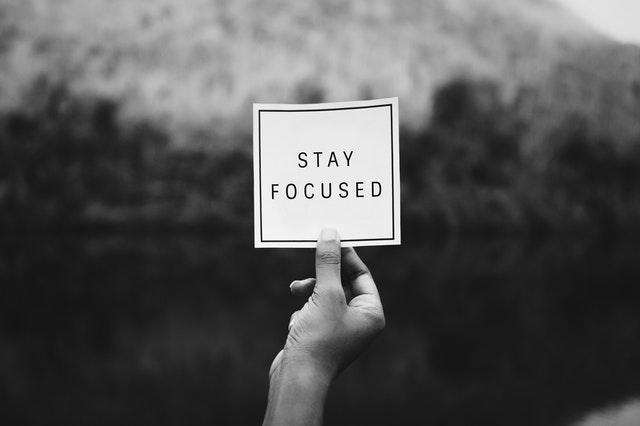
#> input picture all final/test3.jpeg, 640 x 426 px
$ jupyter execute 'Filter(High and Low).ipynb'
#> lines starting #> are read from the running program, lines starting #| are printed output that depends on the picture
[cell 1]
import cv2
import numpy as np
import matplotlib.pyplot as plt

## Low Pass Filter

[cell 2]
def padit(img, filt):
    fils = filt.shape
    return np.pad(img, ((fils[0]//2, fils[0]//2), (fils[1]//2, fils[1]//2), (0,0)), "edge")
#     return np.pad(img, ((1,1),(1,1),(0,0)), "edge")

[cell 3]
def calc(filt, seg):
    return np.sum(filt * seg)

[cell 4]
def filtering(img, filt, scaling_factor):
    dim = img.shape
    fils = filt.shape
    b = fils[0]
    l = fils[1]

    test = np.pad(img, ((b//2, b//2), (l//2, l//2), (0,0)), "edge")
# [4 lines of commented-out code are left out]
    for i in range(dim[0]):
        for j in range(dim[1]):
            for k in range(dim[2]):
                seg = test[i:i+b, j:j+l, k]

                v = np.sum(filt * seg) // scaling_factor

                if v < 0:
                    img[i][j][k] = 0
                elif v > 255:
                    img[i][j][k] = 255
                else:
                    img[i][j][k] = v

    return img

[cell 5]
def switchcolor(img):
    img = np.array(img)
    img[:,:,0],img[:,:,2] = np.array(img[:,:,2]), np.array(img[:,:,0])
    return img

[cell 6]
def savetoimage(data, filename):
    cv2.imwrite(filename, switchcolor(data), [0])

[cell 7]
filt = np.array([[ 1, 1, 1, 1, 1],
                 [ 1, 1, 1, 1, 1],
                 [ 1, 1, 1, 1, 1],
                 [ 1, 1, 1, 1, 1],
                 [ 1, 1, 1, 1, 1]])
filt.shape

[cell 8]
img = cv2.imread('test3.jpeg')
#> img is the input picture: shape (426, 640, 3); min 0, max 255, mean 84.3
img = np.array(img)
img = switchcolor(img)
plt.imshow(img)

# Low Pass

[cell 9]
filtered = filtering(img, filt, 25)
#> after the loop in filtering, `for i in range(dim[0]):`:
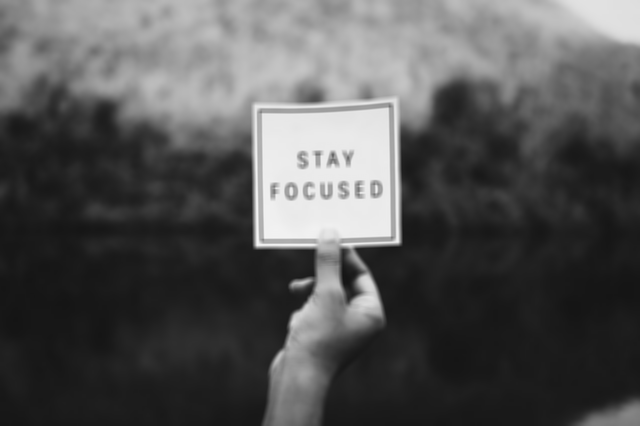
#> img: shape (426, 640, 3); min 20, max 245, mean 83.8

plt.imshow(filtered)

[cell 10]
savetoimage(filtered,"low_filter.png")

# High Pass

[cell 11]
highfilt = np.array([[-1,-1,-1],
                     [-1, 8,-1],
                     [-1,-1,-1]])

[cell 12]
filtered = filtering(img, highfilt, 1)
#> call 2 of filtering, with filt = array of shape (3, 3), scaling_factor = 1
#> after the loop in filtering (call 2), `for i in range(dim[0]):`:
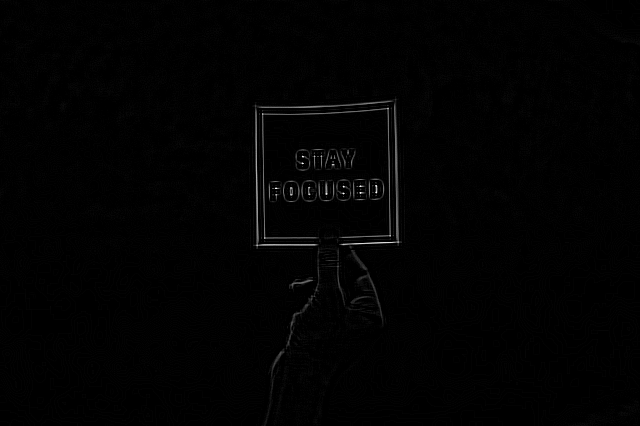
#> img: shape (426, 640, 3); min 0, max 255, mean 2.1

$ run again, with all final/test2.jpeg copied over all final/test3.jpeg
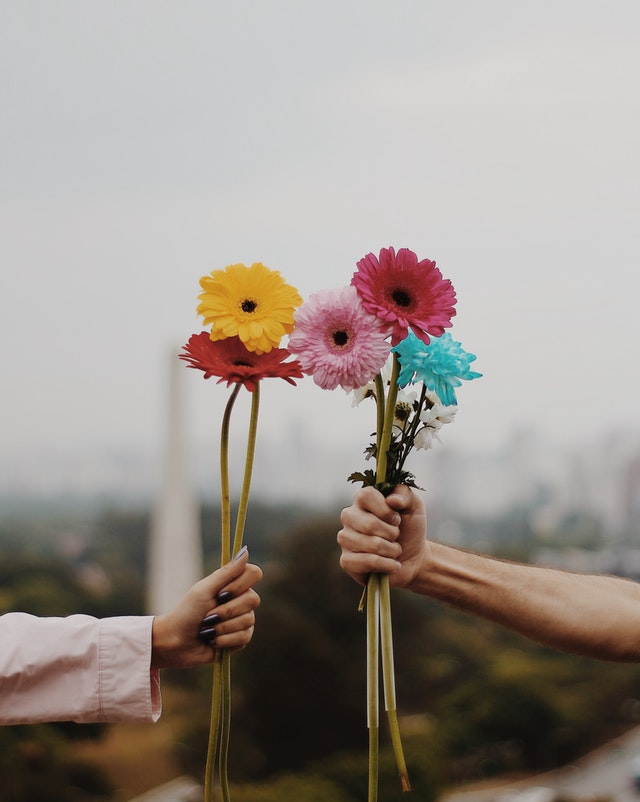
#> input picture all final/test2.jpeg, 640 x 802 px
#> img is the input picture: shape (802, 640, 3); mean B, G, R 140.1, 146.9, 155.4
#> test: shape (804, 642, 3)
#> after the loop in filtering (call 2), `for i in range(dim[0]):`:
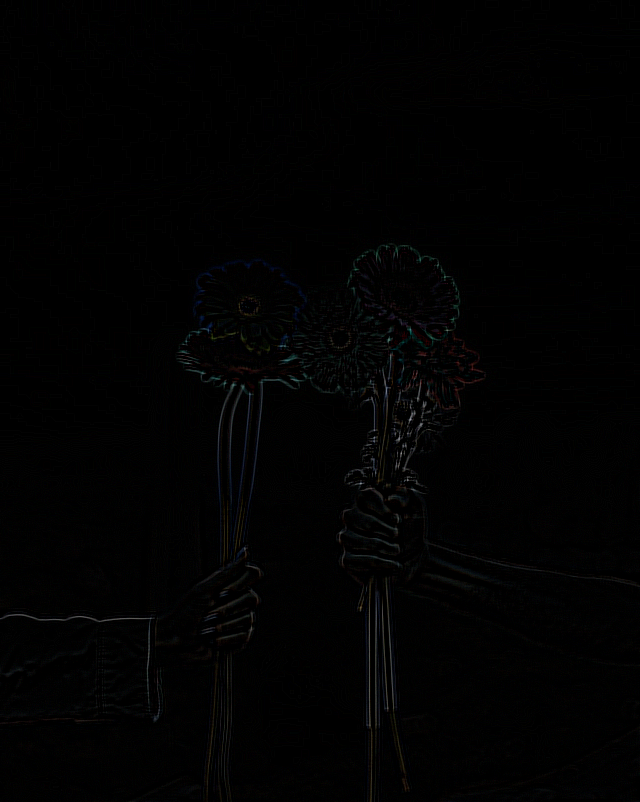
#> img: shape (802, 640, 3); mean R, G, B 1.7, 1.7, 1.7

$ run again, with all final/gaussian.jpeg copied over all final/test3.jpeg
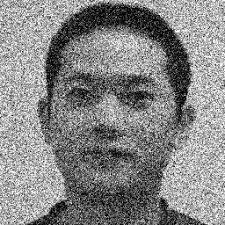
#> input picture all final/gaussian.jpeg, 225 x 225 px
#> img is the input picture: shape (225, 225, 3); min 0, max 255, mean 134.4
#> after the loop in filtering, `for i in range(dim[0]):`:
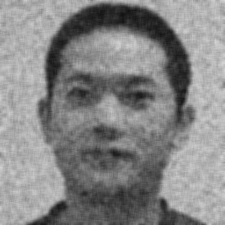
#> img: shape (225, 225, 3); min 17, max 214, mean 133.9
#> test: shape (227, 227, 3)
#> after the loop in filtering (call 2), `for i in range(dim[0]):`:
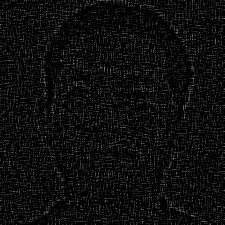
#> img: shape (225, 225, 3); min 0, max 131, mean 12.7
